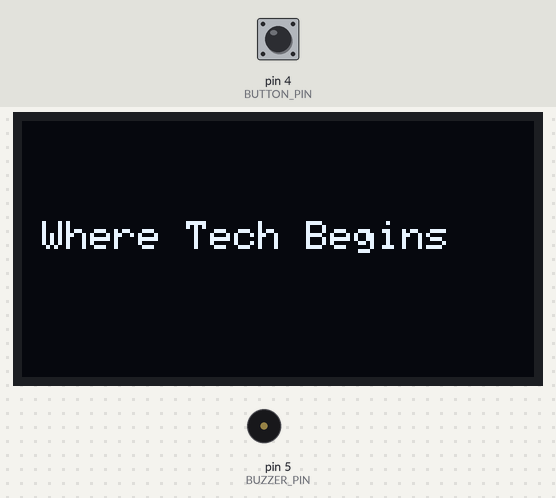
Simulated run of this sketch. Board: Arduino Uno, built with avr-gcc and run on an emulated ATmega328P. On the bench: 128×64 one-colour display, buzzer (waves = sounding). Inputs (shaded band) come from the test bench; at power-on: pin 4 (BUTTON_PIN) HIGH. Random numbers use the default seed unless the sketch sets one.

Above: at 2.1 s.
At 9.8 s:
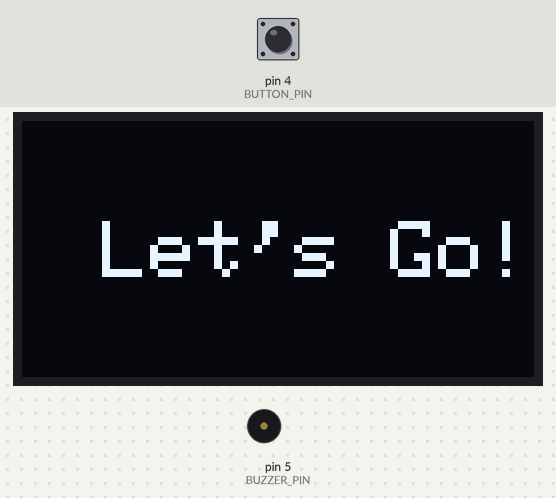
9.9 s: pin 4 (BUTTON_PIN) pulled LOW for 0.15 s
At 11.61 s:
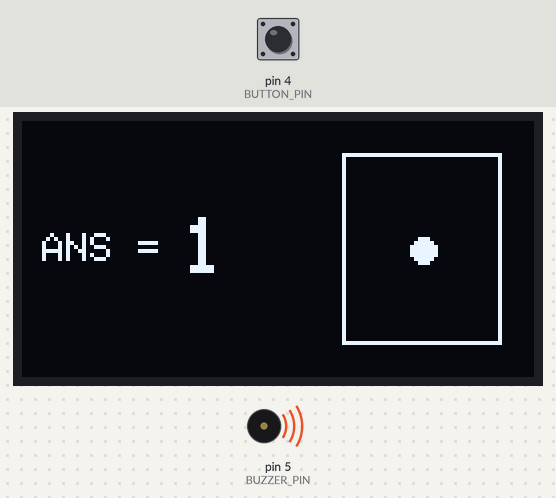
11.8 s: pin 4 (BUTTON_PIN) pulled LOW for 1 s
At 14.1 s:
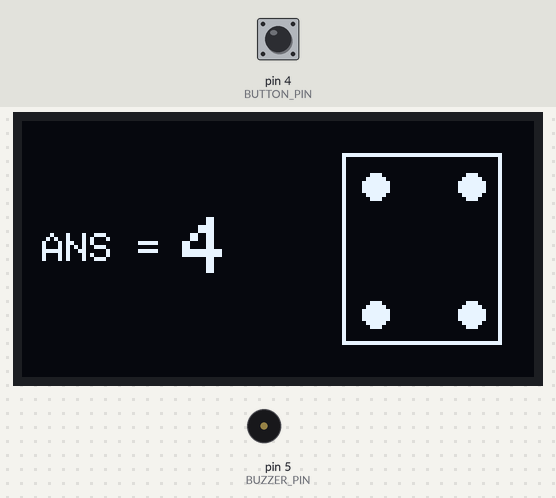
Timing chart, 0 to 15.6 s (numbered marks = the images above; inputs shaded):
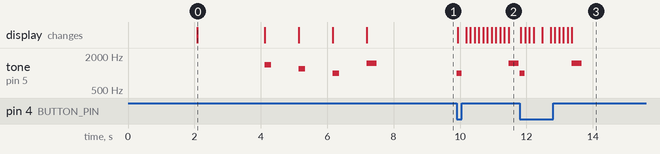

Measured:
- after the input at 9.9 s, tone on pin 5 (BUZZER_PIN): silent → 1000 Hz at once, → silent 0.15 s later, → 1500 Hz 1.4 s later, → silent 0.30 s later; the display: first changes at once (image 2 shows a later state)
- after the input at 11.8 s, tone on pin 5 (BUZZER_PIN): silent → 1000 Hz at once, → silent 0.15 s later, → 1500 Hz 1.4 s later, → silent 0.30 s later; the display: first changes at once (image 3 shows a later state)
- what the display in image 0 shows lasts 2.0 s, from 2.1 s to 4.1 s

The sketch:

dice_gam.ino
```cpp
#include <Wire.h>
#include <Adafruit_GFX.h>
#include <Adafruit_SSD1306.h>

#define SCREEN_WIDTH 128
#define SCREEN_HEIGHT 64
Adafruit_SSD1306 display(SCREEN_WIDTH, SCREEN_HEIGHT, &Wire, -1);

#define BUTTON_PIN 4   // Push button pin
#define BUZZER_PIN 5   // Buzzer pin

void setup() {
  pinMode(BUTTON_PIN, INPUT_PULLUP);
  pinMode(BUZZER_PIN, OUTPUT);

  if (!display.begin(SSD1306_SWITCHCAPVCC, 0x3C)) {
    for (;;); // Stop if OLED fails
  }

  // Startup sequence
  startupScreen();
}

void loop() {
  if (digitalRead(BUTTON_PIN) == LOW) {
    tone(BUZZER_PIN, 1000, 150); // Start tone
    rollDice();
    delay(300); // debounce
  }
}

void startupScreen() {
  display.clearDisplay();
  display.setTextSize(1);
  display.setCursor(10, 20);
  display.setTextColor(SSD1306_WHITE);
  display.setTextSize(1);
  display.print("Welcome to");
  display.setTextSize(2);
  display.setCursor(10, 35);
  display.print("Tech Zaid");
  display.display();
  delay(2000);

  display.clearDisplay();
  display.setTextSize(1);
  display.setCursor(5, 25);
  display.print("Where Tech Begins");
  display.display();
  delay(2000);

  for (int i = 3; i > 0; i--) {
    display.clearDisplay();
    display.setTextSize(3);
    display.setCursor(55, 20);
    display.print(i);
    display.display();
    tone(BUZZER_PIN, 800 + i * 200, 200);
    delay(1000);
  }

  display.clearDisplay();
  display.setTextSize(2);
  display.setCursor(20, 25);
  display.print("Let's Go!");
  display.display();
  tone(BUZZER_PIN, 1500, 300);
  delay(1500);
}

void rollDice() {
  unsigned long startTime = millis();
  while (millis() - startTime < 1500) { // rolling
    int value = random(1, 7);
    drawDice(value);
    delay(100);
  }

  // Final result
  int finalValue = random(1, 7);
  drawDice(finalValue);
  tone(BUZZER_PIN, 1500, 300); // Final tone
}

void drawDice(int value) {
  display.clearDisplay();

  // Show "ANS =" on left
  display.setTextSize(1);
  display.setCursor(5, 28);
  display.print("ANS =");
  display.setTextSize(2);
  display.setCursor(40, 24);
  display.print(value);

  // Draw dice box
  display.drawRect(80, 8, 40, 48, SSD1306_WHITE);

  // Pip positions relative to dice box
  int x1 = 88, y1 = 16;
  int x3 = 112, y3 = 16;
  int x5 = 100, y5 = 32;
  int x7 = 88, y7 = 48;
  int x9 = 112, y9 = 48;
  int xLeftMid = 88, yMid = 32;
  int xRightMid = 112, yMid2 = 32;

  switch (value) {
    case 1:
      pip(x5, y5); break;
    case 2:
      pip(x1, y1); pip(x9, y9); break;
    case 3:
      pip(x1, y1); pip(x5, y5); pip(x9, y9); break;
    case 4:
      pip(x1, y1); pip(x3, y1); pip(x7, y9); pip(x9, y9); break;
    case 5:
      pip(x1, y1); pip(x3, y1); pip(x5, y5); pip(x7, y9); pip(x9, y9); break;
    case 6:
      pip(x1, y1); pip(x3, y1); pip(xLeftMid, yMid); pip(xRightMid, yMid2); pip(x7, y9); pip(x9, y9); break;
  }

  display.display();
}

void pip(int x, int y) {
  display.fillCircle(x, y, 3, SSD1306_WHITE);
}
```
